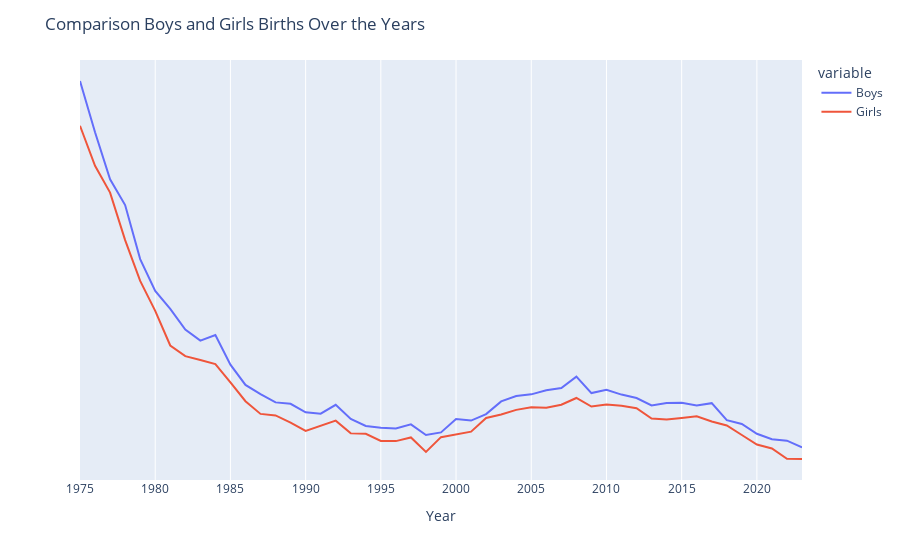

The code cell stored with this chart in its notebook:
### Code cell
# Without the total variable
# Create the traces of the plots
fig = px.line(babies, x = "Year", y=["Boys", "Girls"])

# Update the layout of the plot with a title
fig.update_layout(title_text='Comparison Boys and Girls Births Over the Years')

# Hide and lock down axes
fig.update_yaxes(visible=False, fixedrange=True)

# Show the plot
fig.show()

### Figure 1 — Plotly figure (JSON) as saved in the notebook; plotly's stock layout.template omitted (floating-point values rounded to 4 significant figures)
{"data": [{"hovertemplate": "variable=Boys<br>Year=%{x}<br>value=%{y}<extra></extra>", "legendgroup": "Boys", "line": {"color": "#636efa", "dash": "solid"}, "marker": {"symbol": "circle"}, "mode": "lines", "name": "Boys", "orientation": "v", "showlegend": true, "type": "scatter", "x": [2023, 2022, 2021, 2020, 2019, 2018, 2017, 2016, 2015, 2014, 2013, 2012, 2011, 2010, 2009, 2008, 2007, 2006, 2005, 2004, 2003, 2002, 2001, 2000, 1999, 1998, 1997, 1996, 1995, 1994, 1993, 1992, 1991, 1990, 1989, 1988, 1987, 1986, 1985, 1984, 1983, 1982, 1981, 1980, 1979, 1978, 1977, 1976, 1975], "xaxis": "x", "y": [5874, 6090, 6135, 6312, 6626, 6749, 7292, 7216, 7302, 7294, 7219, 7456, 7566, 7718, 7615, 8141, 7776, 7703, 7573, 7519, 7347, 6941, 6734, 6785, 6356, 6273, 6614, 6479, 6503, 6563, 6785, 7238, 6956, 6998, 7272, 7316, 7582, 7875, 8524, 9474, 9294, 9646, 10306, 10882, 11901, 13632, 14459, 15962, 17603], "yaxis": "y"}, {"hovertemplate": "variable=Girls<br>Year=%{x}<br>value=%{y}<extra></extra>", "legendgroup": "Girls", "line": {"color": "#EF553B", "dash": "solid"}, "marker": {"symbol": "circle"}, "mode": "lines", "name": "Girls", "orientation": "v", "showlegend": true, "type": "scatter", "x": [2023, 2022, 2021, 2020, 2019, 2018, 2017, 2016, 2015, 2014, 2013, 2012, 2011, 2010, 2009, 2008, 2007, 2006, 2005, 2004, 2003, 2002, 2001, 2000, 1999, 1998, 1997, 1996, 1995, 1994, 1993, 1992, 1991, 1990, 1989, 1988, 1987, 1986, 1985, 1984, 1983, 1982, 1981, 1980, 1979, 1978, 1977, 1976, 1975], "xaxis": "x", "y": [5504, 5511, 5840, 5967, 6273, 6579, 6703, 6871, 6818, 6771, 6799, 7128, 7209, 7249, 7184, 7457, 7240, 7147, 7160, 7077, 6929, 6818, 6379, 6283, 6203, 5731, 6194, 6077, 6081, 6310, 6324, 6732, 6570, 6404, 6667, 6898, 6948, 7354, 7958, 8540, 8671, 8796, 9137, 10247, 11203, 12510, 14031, 14891, 16170], "yaxis": "y"}], "layout": {"autosize": true, "legend": {"title": {"text": "variable"}, "tracegroupgap": 0}, "margin": {"t": 60}, "title": {"text": "Comparison Boys and Girls Births Over the Years"}, "xaxis": {"anchor": "y", "autorange": true, "domain": [0, 1], "range": [1975, 2023], "title": {"text": "Year"}, "type": "linear"}, "yaxis": {"anchor": "x", "autorange": true, "domain": [0, 1], "fixedrange": true, "range": [4832.0, 18280.0], "title": {"text": "value"}, "type": "linear", "visible": false}}}
